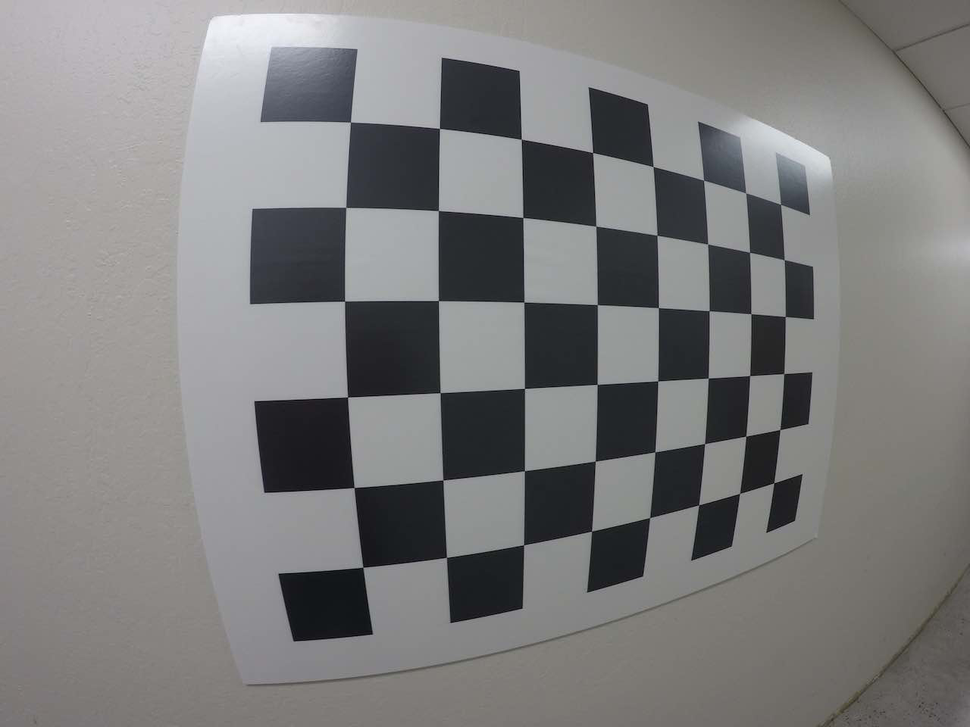
#> input picture computer_vision/camera_calibration/test_image2.png, 970 x 727 px, shrunk from 1280 x 960 before the run
$ jupyter execute undistort_and_transform.ipynb
#> lines starting #> are read from the running program, lines starting #| are printed output that depends on the picture
[cell 1]
import cv2
import numpy as np
import matplotlib.pyplot as plt
import pickle

[cell 2]
with open("wide_dist_pickle.p", 'rb') as f:
#> (reads computer_vision/camera_calibration/wide_dist_pickle.p from the repository)
    data = pickle.load(f)
mtx = data["mtx"]
dist = data["dist"]

[cell 3]
image_name = "test_image2.png"
image = cv2.imread(image_name)
#> image is the input picture: shape (727, 970, 3); mean B, G, R 124.9, 125, 125.3
plt.imshow(image)

[cell 4]
def warp_corners(img, nx, ny, mtx, dist):
#> called with nx = 8, ny = 6, mtx = array of shape (3, 3), dist = array of shape (1, 5)
    ud_image = cv2.undistort(img, mtx, dist, None, mtx)
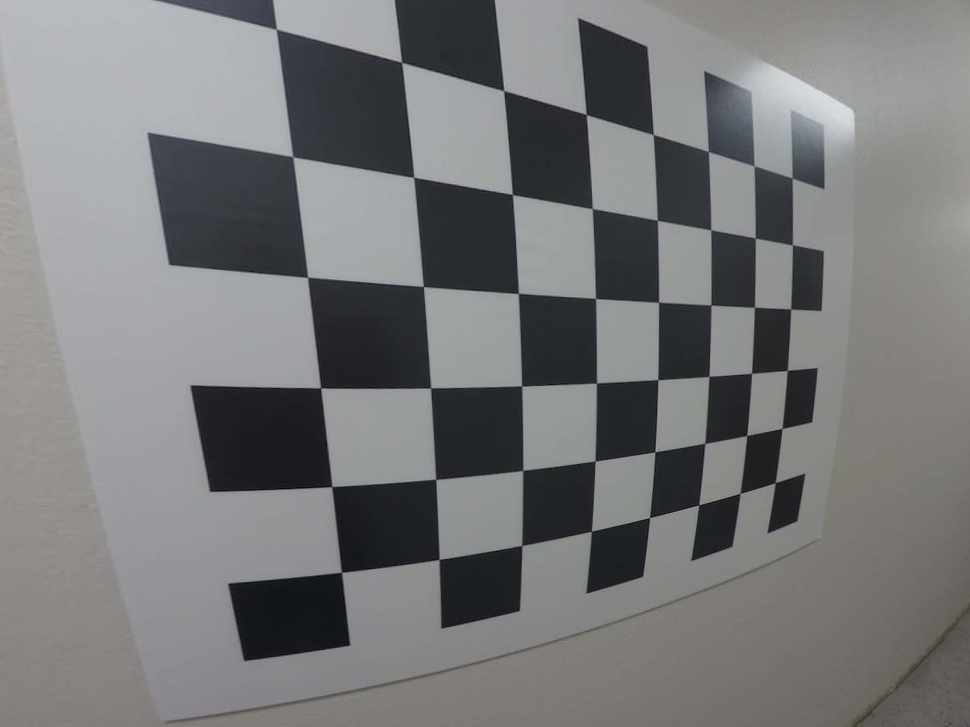
#> ud_image: shape (727, 970, 3); mean B, G, R 120.7, 119.9, 119.1
    gray = cv2.cvtColor(ud_image, cv2.COLOR_BGR2GRAY)
    ret, corners = cv2.findChessboardCorners(gray, (nx, ny), None)
#> ret = True; corners = 48 rows, first 8: [279, 31], [402.6, 63.4], [503.8, 90.35], [585.8, 114.2], [653.2, 134.5], [708.2, 151.4], [753.7, 166.3], [792.1, 178]
    if ret:
        img_size = (gray.shape[1], gray.shape[0])
#> img_size = (970, 727)
        offset = 100
        src = np.float32([corners[0][0],
                          corners[7][0],
                          corners[40][0],
                          corners[47][0]])
#> src = [[279, 31], [792.1, 178], [341.6, 572.1], [775.3, 482.5]]

        dst = np.float32([[offset, offset],
                        [img_size[0]-offset, offset],
                        [offset, img_size[1]-offset],
                        [img_size[0]-offset, img_size[1]-offset]])

        M = cv2.getPerspectiveTransform(src,dst)
#> M = [[0.615, -0.0977, -87.74], [-0.258, 0.651, 132.8], [-0.000666, -0.000188, 1]]
        warped = cv2.warpPerspective(ud_image, M, img_size, flags=cv2.INTER_LINEAR)
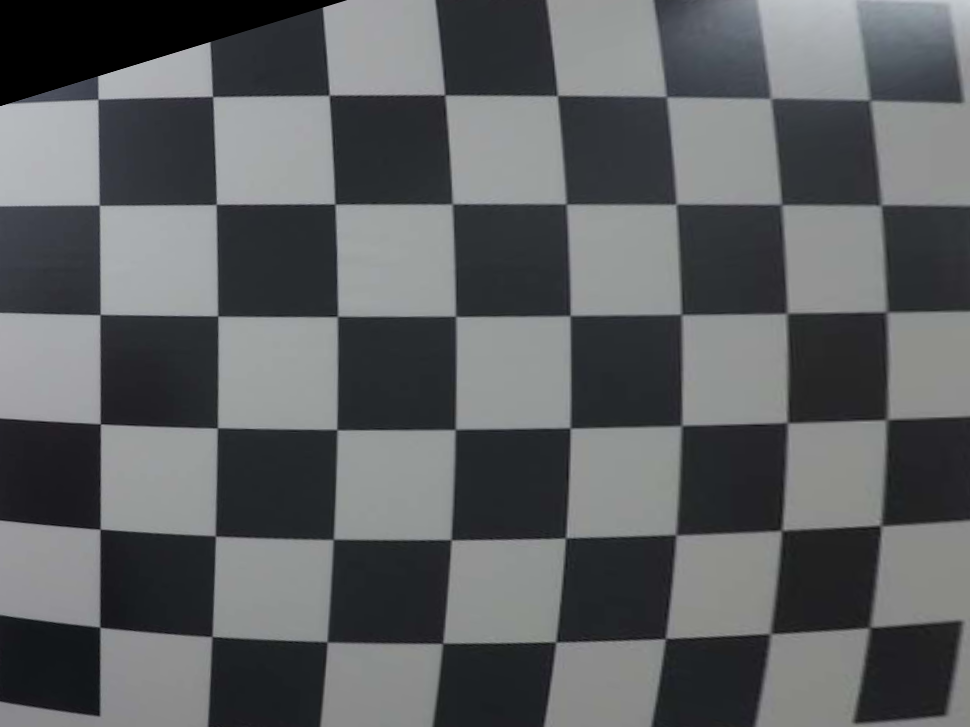
#> warped: shape (727, 970, 3); mean B, G, R 97.4, 95.4, 92.9


    return warped, M,dst

[cell 5]
ud_image, M, src = warp_corners(image, 8, 6, mtx, dist)
#> src = [[100, 100], [870, 100], [100, 627], [870, 627]]
plt.imshow(ud_image)
print(src)
#| [[100. 100.]
#|  [870. 100.]
#|  [100. 627.]
#|  [870. 627.]]
plt.plot(src[0][0], src[0][1], '.')
plt.plot(src[1][0], src[1][1], '.')
plt.plot(src[2][0], src[2][1], '.')
plt.plot(src[3][0], src[3][1], '.')
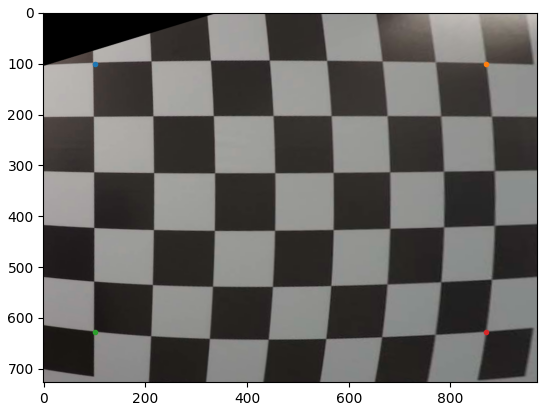
#> figure drawn by matplotlib, 1 panel; B, G, R data is drawn as R, G, B
